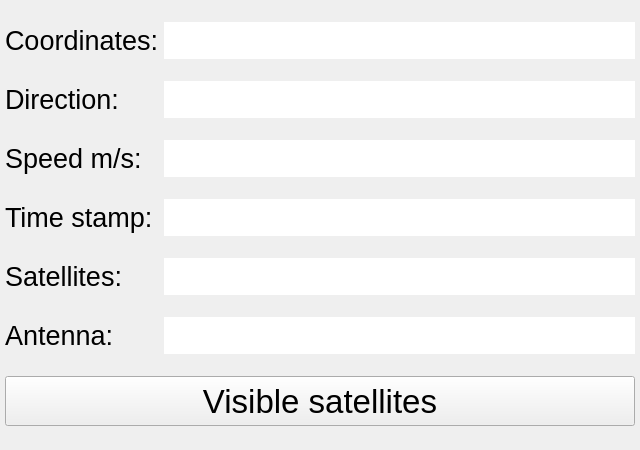
<?xml version="1.0" encoding="UTF-8"?>
<ui version="4.0">
 <class>SatelliteCoordinatesPage</class>
 <widget class="QWidget" name="SatelliteCoordinatesPage">
  <property name="geometry">
   <rect>
    <x>0</x>
    <y>0</y>
    <width>640</width>
    <height>450</height>
   </rect>
  </property>
  <property name="windowTitle">
   <string>Coordinates</string>
  </property>
  <layout class="QGridLayout" name="gridLayout">
   <property name="leftMargin">
    <number>5</number>
   </property>
   <property name="topMargin">
    <number>5</number>
   </property>
   <property name="rightMargin">
    <number>5</number>
   </property>
   <property name="bottomMargin">
    <number>5</number>
   </property>
   <property name="spacing">
    <number>5</number>
   </property>
   <item row="0" column="0">
    <widget class="QLabel" name="coordinatesLabel">
     <property name="font">
      <font>
       <pointsize>20</pointsize>
      </font>
     </property>
     <property name="autoFillBackground">
      <bool>false</bool>
     </property>
     <property name="text">
      <string>Coordinates:</string>
     </property>
    </widget>
   </item>
   <item row="0" column="1">
    <widget class="QLineEdit" name="coordinates">
     <property name="font">
      <font>
       <pointsize>20</pointsize>
      </font>
     </property>
     <property name="frame">
      <bool>false</bool>
     </property>
     <property name="readOnly">
      <bool>true</bool>
     </property>
    </widget>
   </item>
   <item row="1" column="0">
    <widget class="QLabel" name="directionLabel">
     <property name="font">
      <font>
       <pointsize>20</pointsize>
      </font>
     </property>
     <property name="autoFillBackground">
      <bool>false</bool>
     </property>
     <property name="text">
      <string>Direction:</string>
     </property>
    </widget>
   </item>
   <item row="1" column="1">
    <widget class="QLineEdit" name="direction">
     <property name="font">
      <font>
       <pointsize>20</pointsize>
      </font>
     </property>
     <property name="frame">
      <bool>false</bool>
     </property>
     <property name="readOnly">
      <bool>true</bool>
     </property>
    </widget>
   </item>
   <item row="2" column="0">
    <widget class="QLabel" name="speedLabel">
     <property name="font">
      <font>
       <pointsize>20</pointsize>
      </font>
     </property>
     <property name="autoFillBackground">
      <bool>false</bool>
     </property>
     <property name="text">
      <string>Speed m/s:</string>
     </property>
    </widget>
   </item>
   <item row="2" column="1">
    <widget class="QLineEdit" name="speed">
     <property name="font">
      <font>
       <pointsize>20</pointsize>
      </font>
     </property>
     <property name="frame">
      <bool>false</bool>
     </property>
     <property name="readOnly">
      <bool>true</bool>
     </property>
    </widget>
   </item>
   <item row="3" column="0">
    <widget class="QLabel" name="timestampLabel">
     <property name="font">
      <font>
       <pointsize>20</pointsize>
      </font>
     </property>
     <property name="autoFillBackground">
      <bool>false</bool>
     </property>
     <property name="text">
      <string>Time stamp:</string>
     </property>
    </widget>
   </item>
   <item row="3" column="1">
    <widget class="QLineEdit" name="timestamp">
     <property name="font">
      <font>
       <pointsize>20</pointsize>
      </font>
     </property>
     <property name="frame">
      <bool>false</bool>
     </property>
     <property name="readOnly">
      <bool>true</bool>
     </property>
    </widget>
   </item>
   <item row="4" column="0">
    <widget class="QLabel" name="satellitesLabel">
     <property name="font">
      <font>
       <pointsize>20</pointsize>
      </font>
     </property>
     <property name="autoFillBackground">
      <bool>false</bool>
     </property>
     <property name="text">
      <string>Satellites:</string>
     </property>
    </widget>
   </item>
   <item row="4" column="1">
    <widget class="QLineEdit" name="satellites">
     <property name="font">
      <font>
       <pointsize>20</pointsize>
      </font>
     </property>
     <property name="frame">
      <bool>false</bool>
     </property>
     <property name="readOnly">
      <bool>true</bool>
     </property>
    </widget>
   </item>
   <item row="5" column="0">
    <widget class="QLabel" name="antennaLabel">
     <property name="font">
      <font>
       <pointsize>20</pointsize>
      </font>
     </property>
     <property name="autoFillBackground">
      <bool>false</bool>
     </property>
     <property name="text">
      <string>Antenna:</string>
     </property>
    </widget>
   </item>
   <item row="5" column="1">
    <widget class="QLineEdit" name="antannaStatus">
     <property name="font">
      <font>
       <pointsize>20</pointsize>
      </font>
     </property>
     <property name="frame">
      <bool>false</bool>
     </property>
     <property name="readOnly">
      <bool>true</bool>
     </property>
    </widget>
   </item>
   <item row="6" column="0" colspan="2">
    <widget class="QPushButton" name="visibleSatellitesButton">
     <property name="minimumSize">
      <size>
       <width>0</width>
       <height>50</height>
      </size>
     </property>
     <property name="font">
      <font>
       <pointsize>25</pointsize>
      </font>
     </property>
     <property name="focusPolicy">
      <enum>Qt::NoFocus</enum>
     </property>
     <property name="text">
      <string>Visible satellites</string>
     </property>
    </widget>
   </item>
  </layout>
 </widget>
 <resources/>
 <connections/>
</ui>
